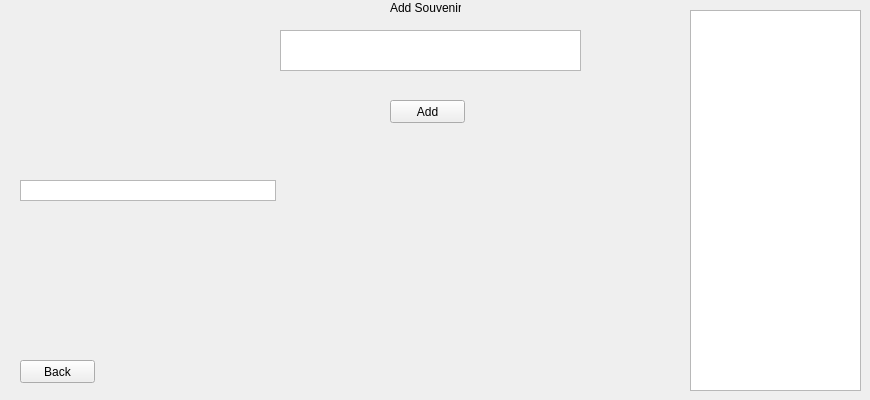
    <widget class="QWidget" name="AddSouv15">
     <widget class="QLabel" name="label_22">
      <property name="geometry">
       <rect>
        <x>390</x>
        <y>0</y>
        <width>71</width>
        <height>16</height>
       </rect>
      </property>
      <property name="text">
       <string>Add Souvenirs</string>
      </property>
     </widget>
     <widget class="QPushButton" name="AS_BackB">
      <property name="geometry">
       <rect>
        <x>20</x>
        <y>360</y>
        <width>75</width>
        <height>23</height>
       </rect>
      </property>
      <property name="text">
       <string>Back</string>
      </property>
     </widget>
     <widget class="QTableWidget" name="AddSouvTable">
      <property name="geometry">
       <rect>
        <x>280</x>
        <y>30</y>
        <width>301</width>
        <height>41</height>
       </rect>
      </property>
     </widget>
     <widget class="QTableWidget" name="AddSouvList">
      <property name="geometry">
       <rect>
        <x>690</x>
        <y>10</y>
        <width>171</width>
        <height>381</height>
       </rect>
      </property>
     </widget>
     <widget class="QTextBrowser" name="AS_Error">
      <property name="geometry">
       <rect>
        <x>20</x>
        <y>180</y>
        <width>256</width>
        <height>21</height>
       </rect>
      </property>
      <property name="verticalScrollBarPolicy">
       <enum>Qt::ScrollBarAlwaysOff</enum>
      </property>
      <property name="horizontalScrollBarPolicy">
       <enum>Qt::ScrollBarAlwaysOff</enum>
      </property>
     </widget>
     <widget class="QPushButton" name="AS_AddB">
      <property name="geometry">
       <rect>
        <x>390</x>
        <y>100</y>
        <width>75</width>
        <height>23</height>
       </rect>
      </property>
      <property name="text">
       <string>Add</string>
      </property>
     </widget>
    </widget>
